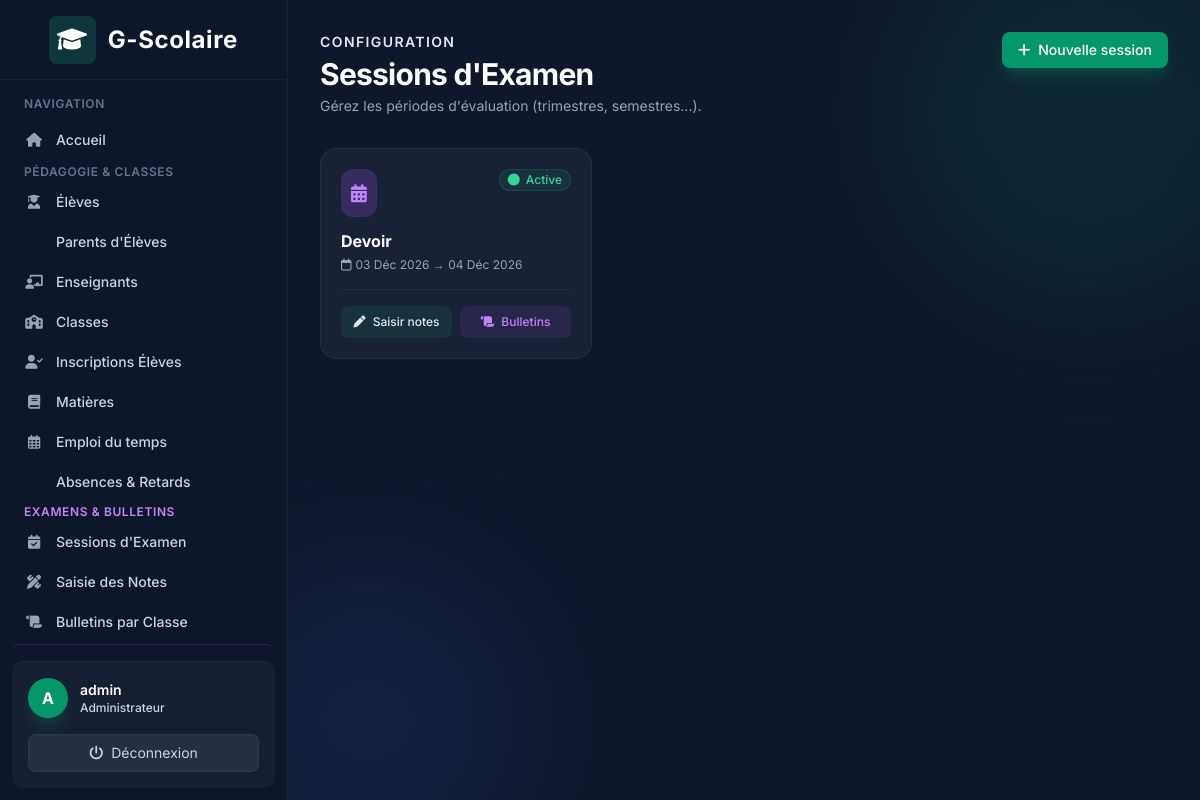
Screenshot of /exams/sessions/ (signed in) with the database file from the repository.
### accounts/models.py (models this page shows)
class User(AbstractUser):
    class Role(models.TextChoices):
        ADMIN = "ADMIN", "Administrateur"
        TEACHER = "TEACHER", "Enseignant"
        STUDENT = "STUDENT", "Élève"
        PARENT = "PARENT", "Parent"
    role = models.CharField(
        max_length=20,
        choices=Role.choices
    )
    phone = models.CharField(max_length=30, blank=True)

### exams/models.py (models this page shows, shortened)
class ExamSession(models.Model):
    name = models.CharField(max_length=100, help_text="Ex: 1er Trimestre 2026")
    start_date = models.DateField()
    end_date = models.DateField()
    is_active = models.BooleanField(default=True)

### exams/views.py (the view)
# urls.py: path('sessions/', views.SessionListView.as_view(), name='session_list'),
class SessionListView(LoginRequiredMixin, AdminRequiredMixin, ListView):
    model = ExamSession
    template_name = 'exams/session_list.html'
    context_object_name = 'sessions'
    ordering = ['-start_date']

### exams/views.py (called while the page is built)
    def test_func(self):
        return self.request.user.role == 'ADMIN'

### templates/exams/session_list.html (shortened to what this page needs)
{% extends 'base.html' %}
{% block content %}
<div class="mb-8 flex flex-col md:flex-row md:items-end justify-between gap-4">
    <div>
        <p class="text-brand-400 text-sm font-semibold uppercase tracking-widest mb-1">Configuration</p>
        <h1 class="text-3xl font-bold text-white tracking-tight">Sessions d'Examen</h1>
        <p class="text-slate-400 mt-1 text-sm">Gérez les périodes d'évaluation (trimestres, semestres...).</p>
    </div>
    <a href="{% url 'exams:session_create' %}" class="px-4 py-2 bg-brand-600 text-white hover:bg-brand-500 rounded-lg text-sm font-medium transition-colors shadow-lg shadow-brand-500/20 flex items-center gap-2 self-start">
        <i class="fa-solid fa-plus"></i> Nouvelle session
    </a>
</div>
<div class="grid grid-cols-1 sm:grid-cols-2 lg:grid-cols-3 gap-4">
    {% for session in sessions %}
    <div class="card-glass rounded-2xl p-5 hover:-translate-y-1 hover:border-purple-500/30 hover:shadow-lg hover:shadow-purple-500/10 transition-all duration-200">
        <div class="flex items-start justify-between mb-3">
            <div class="bg-purple-500/20 rounded-xl p-2.5 text-purple-400">
                <i class="fa-solid fa-calendar-days text-lg"></i>
            </div>
            {% if session.is_active %}
            <span class="inline-flex items-center px-2 py-0.5 rounded-full text-xs font-medium bg-emerald-500/10 text-emerald-400 border border-emerald-500/20">
                <i class="fa-solid fa-circle text-xs mr-1.5 animate-pulse"></i> Active
            </span>
            {% else %}
            <span class="inline-flex items-center px-2 py-0.5 rounded-full text-xs font-medium bg-slate-700 text-slate-400">
                Terminée
            </span>
            {% endif %}
        </div>
        <h3 class="text-base font-bold text-white mb-1">{{ session.name }}</h3>
        <p class="text-xs text-slate-400 flex items-center gap-1">
            <i class="fa-regular fa-calendar"></i>
            {{ session.start_date|date:"d M Y" }} → {{ session.end_date|date:"d M Y" }}
        </p>
        <div class="mt-4 pt-4 border-t border-white/5 flex gap-2">
            <a href="{% url 'exams:mark_entry_select' %}" class="flex-1 text-center px-3 py-2 bg-brand-500/10 hover:bg-brand-500/20 text-brand-400 rounded-lg text-xs font-medium transition-colors">
                <i class="fa-solid fa-pen mr-1"></i> Saisir notes
            </a>
            <a href="{% url 'exams:bulletin_select' %}" class="flex-1 text-center px-3 py-2 bg-purple-500/10 hover:bg-purple-500/20 text-purple-400 rounded-lg text-xs font-medium transition-colors">
                <i class="fa-solid fa-scroll mr-1"></i> Bulletins
            </a>
        </div>
    </div>
    {% endfor %}
</div>
{% endblock %}

### templates/base.html (shortened to what this page needs)
<!DOCTYPE html>
<html lang="fr" class="h-full bg-slate-900 text-slate-200">
<head>
    <script src="https://cdn.tailwindcss.com"></script>
    <link href="https://cdnjs.cloudflare.com/ajax/libs/font-awesome/6.0.0/css/all.min.css" rel="stylesheet">
</head>
<body class="h-screen flex overflow-hidden font-sans antialiased bg-slate-900 text-slate-200">
    {% if user.is_authenticated %}
    <div class="hidden md:flex md:flex-shrink-0 z-20">
        <div class="flex flex-col w-72 glass text-slate-300">
            <div class="flex items-center justify-center h-20 border-b border-white/5 px-4">
                <span class="text-2xl font-bold flex items-center gap-3 text-white tracking-wide">
                    <div class="bg-brand-500/20 p-2 rounded-lg text-brand-400">
                        <i class="fa-solid fa-graduation-cap"></i>
                    </div>
                    G-Scolaire
                </span>
            </div>
            <div class="flex-1 flex flex-col overflow-y-auto mt-4 px-3">
                <p class="px-3 text-xs font-semibold text-slate-500 uppercase tracking-wider mb-2">Navigation</p>
                <nav class="flex-1 space-y-1">
                    <a href="{% url 'dashboard' %}" class="nav-item group flex items-center px-3 py-2.5 text-sm font-medium rounded-lg text-slate-300 hover:text-white hover:bg-slate-800/80">
                        <i class="fa-solid fa-house mr-3 w-5 text-center text-slate-400 group-hover:text-brand-400"></i> Accueil
                    </a>
                    {% if user.role == 'ADMIN' or user.is_superuser %}
                        <div class="mt-4 mb-2">
                            <p class="px-3 text-xs font-semibold text-slate-500 uppercase tracking-wider">Pédagogie &amp; Classes</p>
                        </div>
                        <a href="{% url 'students:list' %}" class="nav-item group flex items-center px-3 py-2 text-sm font-medium rounded-lg text-slate-300 hover:text-white hover:bg-slate-800/80">
                            <i class="fa-solid fa-user-graduate mr-3 w-5 text-center text-slate-400 group-hover:text-brand-400"></i> Élèves
                        </a>
                        <a href="{% url 'students:parent_list' %}" class="nav-item group flex items-center px-3 py-2 text-sm font-medium rounded-lg text-slate-300 hover:text-white hover:bg-slate-800/80">
                             Parents d'Élèves
                        </a>
                        <a href="{% url 'teachers:list' %}" class="nav-item group flex items-center px-3 py-2 text-sm font-medium rounded-lg text-slate-300 hover:text-white hover:bg-slate-800/80">
                            <i class="fa-solid fa-chalkboard-user mr-3 w-5 text-center text-slate-400 group-hover:text-brand-400"></i> Enseignants
                        </a>
                        <a href="{% url 'academics:class_list' %}" class="nav-item group flex items-center px-3 py-2 text-sm font-medium rounded-lg text-slate-300 hover:text-white hover:bg-slate-800/80">
                            <i class="fa-solid fa-school mr-3 w-5 text-center text-slate-400 group-hover:text-brand-400"></i> Classes
                        </a>
                        <a href="{% url 'academics:enrollment_list' %}" class="nav-item group flex items-center px-3 py-2 text-sm font-medium rounded-lg text-slate-300 hover:text-white hover:bg-slate-800/80">
                            <i class="fa-solid fa-user-check mr-3 w-5 text-center text-slate-400 group-hover:text-brand-400"></i> Inscriptions Élèves
                        </a>
                        <a href="{% url 'academics:subject_list' %}" class="nav-item group flex items-center px-3 py-2 text-sm font-medium rounded-lg text-slate-300 hover:text-white hover:bg-slate-800/80">
                            <i class="fa-solid fa-book mr-3 w-5 text-center text-slate-400 group-hover:text-brand-400"></i> Matières
                        </a>
                        <a href="{% url 'academics:course_list' %}" class="nav-item group flex items-center px-3 py-2 text-sm font-medium rounded-lg text-slate-300 hover:text-white hover:bg-slate-800/80">
                            <i class="fa-regular fa-calendar-days mr-3 w-5 text-center text-slate-400 group-hover:text-brand-400"></i> Emploi du temps
                        </a>
                        <a href="{% url 'attendance:list' %}" class="nav-item group flex items-center px-3 py-2 text-sm font-medium rounded-lg text-slate-300 hover:text-white hover:bg-slate-800/80">
                             Absences &amp; Retards
                        </a>
                        <div class="mt-5 mb-2">
                            <p class="px-3 text-xs font-semibold text-purple-400 uppercase tracking-wider">Examens &amp; Bulletins</p>
                        </div>
                        <a href="{% url 'exams:session_list' %}" class="nav-item group flex items-center px-3 py-2 text-sm font-medium rounded-lg text-slate-300 hover:text-white hover:bg-slate-800/80">
                            <i class="fa-solid fa-calendar-check mr-3 w-5 text-center text-slate-400 group-hover:text-purple-400"></i> Sessions d'Examen
                        </a>
                        <a href="{% url 'exams:mark_entry_select' %}" class="nav-item group flex items-center px-3 py-2 text-sm font-medium rounded-lg text-slate-300 hover:text-white hover:bg-slate-800/80">
                            <i class="fa-solid fa-pen-ruler mr-3 w-5 text-center text-slate-400 group-hover:text-purple-400"></i> Saisie des Notes
                        </a>
                        <a href="{% url 'exams:bulletin_select' %}" class="nav-item group flex items-center px-3 py-2 text-sm font-medium rounded-lg text-slate-300 hover:text-white hover:bg-slate-800/80">
                            <i class="fa-solid fa-scroll mr-3 w-5 text-center text-slate-400 group-hover:text-purple-400"></i> Bulletins par Classe
                        </a>
                        <a href="{% url 'exams:parent_bulletins' %}" class="nav-item group flex items-center px-3 py-2 text-sm font-medium rounded-lg text-purple-300 hover:text-white hover:bg-purple-900/40 border border-purple-500/20">
                        </a>
                    {% endif %}
                </nav>
            </div>
            <div class="flex-shrink-0 border-t border-white/5 p-4 m-3 rounded-xl bg-slate-800/50">
                <div class="flex items-center w-full">
                    <div class="h-10 w-10 rounded-full bg-brand-600 flex items-center justify-center text-white font-bold shadow-lg shadow-brand-500/20">
                        {{ user.get_full_name|default:user.username|make_list|first|upper }}
                    </div>
                    <div class="ml-3 flex-1 overflow-hidden">
                        <p class="text-sm font-semibold text-white truncate">{{ user.get_full_name|default:user.username }}</p>
                        <p class="text-xs font-medium text-brand-400">{{ user.get_role_display }}</p>
                    </div>
                </div>
                <form method="post" action="{% url 'logout' %}" class="mt-4">
                    <button type="submit" class="w-full text-center text-sm bg-slate-700/50 hover:bg-red-500/20 hover:text-red-400 text-slate-300 py-2 rounded-lg transition-colors flex items-center justify-center gap-2 border border-white/5 hover:border-red-500/30">
                        <i class="fa-solid fa-power-off"></i> Déconnexion
                    </button>
                </form>
            </div>
        </div>
    </div>
    {% endif %}
    <div class="flex flex-col w-0 flex-1 overflow-hidden relative">
        <div class="absolute top-0 right-0 -mr-20 -mt-20 w-96 h-96 bg-brand-500/10 rounded-full blur-3xl pointer-events-none"></div>
        <div class="absolute bottom-0 left-0 -ml-20 -mb-20 w-80 h-80 bg-blue-500/10 rounded-full blur-3xl pointer-events-none"></div>
        <main class="flex-1 relative z-10 overflow-y-auto focus:outline-none">
            <div class="py-8 px-4 sm:px-6 md:px-8 max-w-7xl mx-auto">
                {% block content %}
                {% endblock %}
            </div>
        </main>
    </div>
</body>
</html>

### templates/base.html (style rules this page uses)
.glass { background: rgba(15, 23, 42, 0.7); backdrop-filter: blur(10px); -webkit-backdrop-filter: blur(10px); border-right: 1px solid rgba(255, 255, 255, 0.05); }
.card-glass { background: rgba(30, 41, 59, 0.7); backdrop-filter: blur(8px); -webkit-backdrop-filter: blur(8px); border: 1px solid rgba(255, 255, 255, 0.05); }
.nav-item { transition: all 0.3s cubic-bezier(0.4, 0, 0.2, 1); }

### rows the page displays
User: get_full_name|make_list "A", get_full_name "admin", role "Administrateur"
ExamSession: is_active True (drawn), name "Devoir", start_date "03 Déc 2026", end_date "04 Déc 2026"
